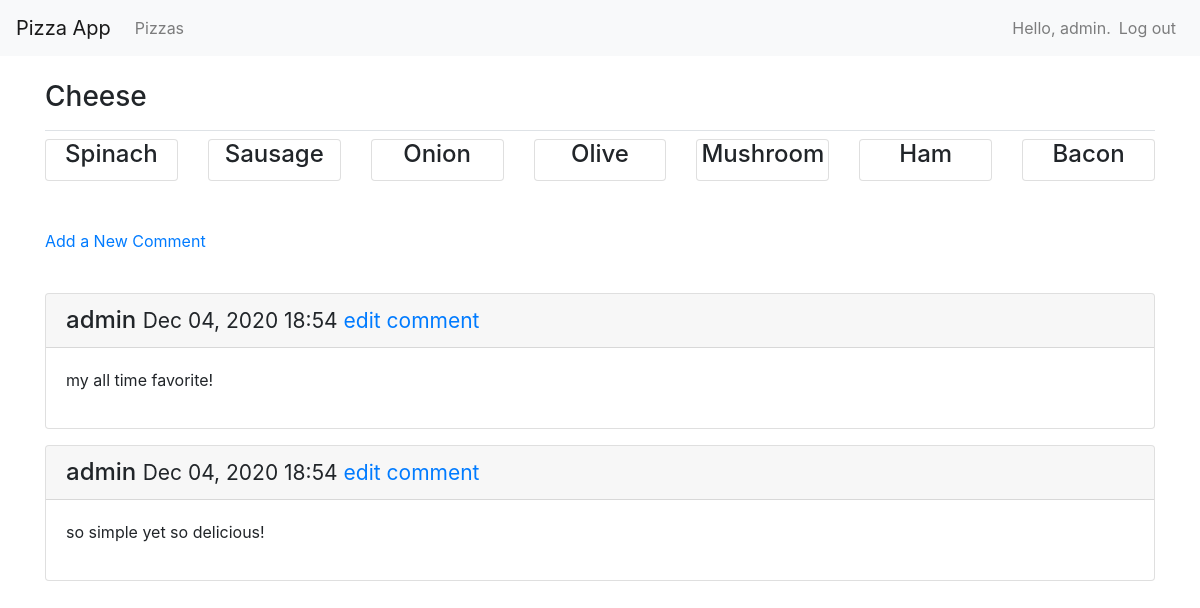
The page /pizzas/3/ (signed in) on the database its author committed.
### pizza_app/models.py (models this page shows, shortened)
class Pizza(models.Model):
    name = models.CharField(max_length=200)
    date_added = models.DateTimeField(auto_now_add=True)
    def __str__(self):
        return self.name

class Topping(models.Model):
    name = models.CharField(max_length=200)
    pizza = models.ForeignKey(Pizza, on_delete=models.CASCADE)
    date_added = models.DateTimeField(auto_now_add=True)
    class Meta:
        verbose_name_plural = 'toppings'
    def __str__(self):
        return self.name

class Comment(models.Model):
    pizza = models.ForeignKey(Pizza, on_delete=models.CASCADE)
    author = models.ForeignKey(User, on_delete=models.CASCADE)
    username = models.CharField(max_length=200)
    text = models.TextField()
    date_added = models.DateTimeField(auto_now_add=True)

### pizza_app/views.py (the view)
# urls.py: path('pizzas/<int:pizza_id>/', views.pizza, name='pizza'),
@login_required
def pizza(request, pizza_id):
    pizza = Pizza.objects.get(id=pizza_id)
    toppings = pizza.topping_set.order_by('-name')
    comments = pizza.comment_set.order_by('-date_added')
    context = {'pizza':pizza, 'comments':comments, 'toppings':toppings}
    return render(request, 'pizza_app/pizza.html', context)

### pizza_app/templates/pizza_app/pizza.html
{% extends 'pizza_app/base.html' %}
{% block page_header %}
    <h3>{{ pizza }}</h3>
{% endblock page_header %}
{% block content %}
    <div class="card-deck">
        {% for topping in toppings %}
            <div class="card">
                <div class="card-block">
                    <h4 class="card-title" style="text-align: center;">{{ topping }}
                    </h4>
                </div>
            </div>
        {% endfor %}
    </div>
    <br>
    <br>
    <p>
        <a href="{% url 'pizza_app:new_comment' pizza.id %}">Add a New Comment</a>
    </p>
    <br>
    {% for comment in comments %}
        <div class="card mb-3">
            <h4 class="card-header">
                {{ comment.author }}
            <small>
                {{ comment.date_added|date:'M d, Y H:i' }}
                <a href="{% url 'pizza_app:edit_comment' comment.id %}">
                edit comment</a></small>
            </h4>
            <div class="card-body">
                {{ comment.text|linebreaks }}
            </div>
        </div>
    {% empty %}
        <p>There are no comments for this pizza yet.</p>
    {% endfor %}
{% endblock content %}

### pizza_app/templates/pizza_app/base.html (shortened to what this page needs)
{% load bootstrap4 %}
<!doctype html>
<html lang="en">
<head>
   {% bootstrap_css %}
</head>
<body>
   <nav class="navbar navbar-expand-md navbar-light bg-light mb-4">
       <a class="navbar-brand" href="{% url 'pizza_app:index'%}">
          Pizza App</a>
       <div class="collapse navbar-collapse" id="navbarCollapse">
           <ul class="navbar-nav mr-auto">
               <li class="nav-item">
                   <a class="nav-link" href="{% url 'pizza_app:pizzas'%}">
                       Pizzas</a>
                </li>
           </ul>
           <ul class="navbar-nav ml-auto">
                {% if user.is_authenticated %}
                <li class="nav-item">
                    <span class="navbar-text">Hello, {{ user.username }}.</span>
                </li>
                <li class="nav-item">
                    <a class="nav-link" href="{% url 'users:logout' %}">Log out</a>
                </li>
                {% endif %}
            </ul>
       </div>
   </nav>
   <main role="main" class="container">
       <div class="pb-2 mb-2 border-bottom">
           {% block page_header %}{% endblock page_header %}
       </div>
       <div>
           {% block content %}{% endblock content %}
       </div>
   </main>
</body>
</html>

### rows shown on the page
Pizza: name "Cheese"
Topping: name "Spinach"
Topping: name "Sausage"
Topping: name "Onion"
Topping: name "Olive"
Topping: name "Mushroom"
Topping: name "Ham"
Topping: name "Bacon"
Comment: author "admin", date_added "Dec 04, 2020 18:54", text "my all time favorite!"
Comment: author "admin", date_added "Dec 04, 2020 18:54", text "so simple yet so delicious!"

### other values the page prints
{{ user.username }} "admin"
